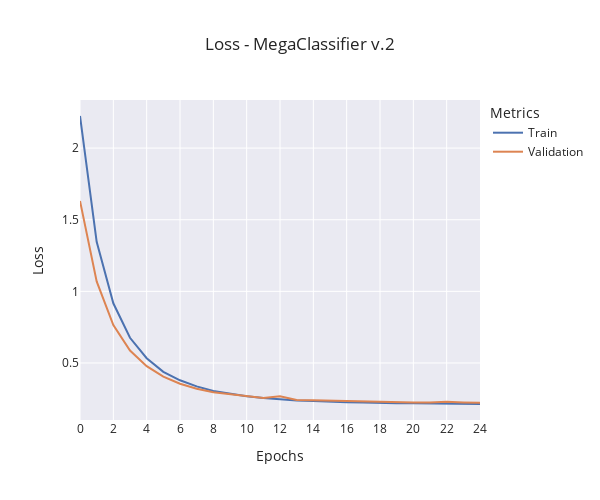

Notebook code for this chart:
### Code cell
window_size = 0
train_data = (
    moving_average(train_metrics["loss"], window_size)
    if window_size != 0
    else train_metrics["loss"]
)
validation_data = (
    moving_average(validation_metrics["val_loss"], window_size)
    if window_size != 0
    else validation_metrics["val_loss"]
)

fig = go.Figure()

fig.add_trace(
    go.Scatter(
        y=train_data,
        x=np.arange(len(train_data)),
        mode="lines",
        name="Train",
    )
)

fig.add_trace(
    go.Scatter(
        y=validation_data,
        x=np.arange(len(validation_data)),
        mode="lines",
        name="Validation",
    )
)

fig.update_layout(
    title=f"Loss - {model_name} {version}",
    xaxis_title="Epochs",
    yaxis_title="Loss",
    legend_title="Metrics",
    template="seaborn",
    width=600,
    height=500,
    xaxis=dict(
        tickmode="linear",
        tick0=0,
        dtick=2,
    ),
)

fig.show()
fig.write_image(f"./reports/figures/loss/{complete_name[:-2]}_train.png")

### Figure 1 — Plotly figure (JSON) as saved in the notebook; plotly's stock layout.template omitted (floating-point values rounded to 4 significant figures)
{"data": [{"mode": "lines", "name": "Train", "type": "scatter", "x": [0, 1, 2, 3, 4, 5, 6, 7, 8, 9, 10, 11, 12, 13, 14, 15, 16, 17, 18, 19, 20, 21, 22, 23, 24], "y": [2.224, 1.345, 0.9168, 0.676, 0.5332, 0.4387, 0.3793, 0.3366, 0.3047, 0.285, 0.2685, 0.2554, 0.2469, 0.2389, 0.2353, 0.2286, 0.2258, 0.224, 0.2197, 0.2188, 0.219, 0.2165, 0.2159, 0.2139, 0.2141]}, {"mode": "lines", "name": "Validation", "type": "scatter", "x": [0, 1, 2, 3, 4, 5, 6, 7, 8, 9, 10, 11, 12, 13, 14, 15, 16, 17, 18, 19, 20, 21, 22, 23, 24], "y": [1.632, 1.07, 0.7653, 0.5867, 0.4779, 0.4054, 0.3556, 0.3206, 0.2956, 0.2819, 0.266, 0.2566, 0.2678, 0.2417, 0.2396, 0.2364, 0.2323, 0.2302, 0.2283, 0.2262, 0.2244, 0.2251, 0.2288, 0.2248, 0.2231]}], "layout": {"height": 500, "legend": {"title": {"text": "Metrics"}}, "title": {"text": "Loss - MegaClassifier v.2"}, "width": 600, "xaxis": {"dtick": 2, "tick0": 0, "tickmode": "linear", "title": {"text": "Epochs"}}, "yaxis": {"title": {"text": "Loss"}}}}
